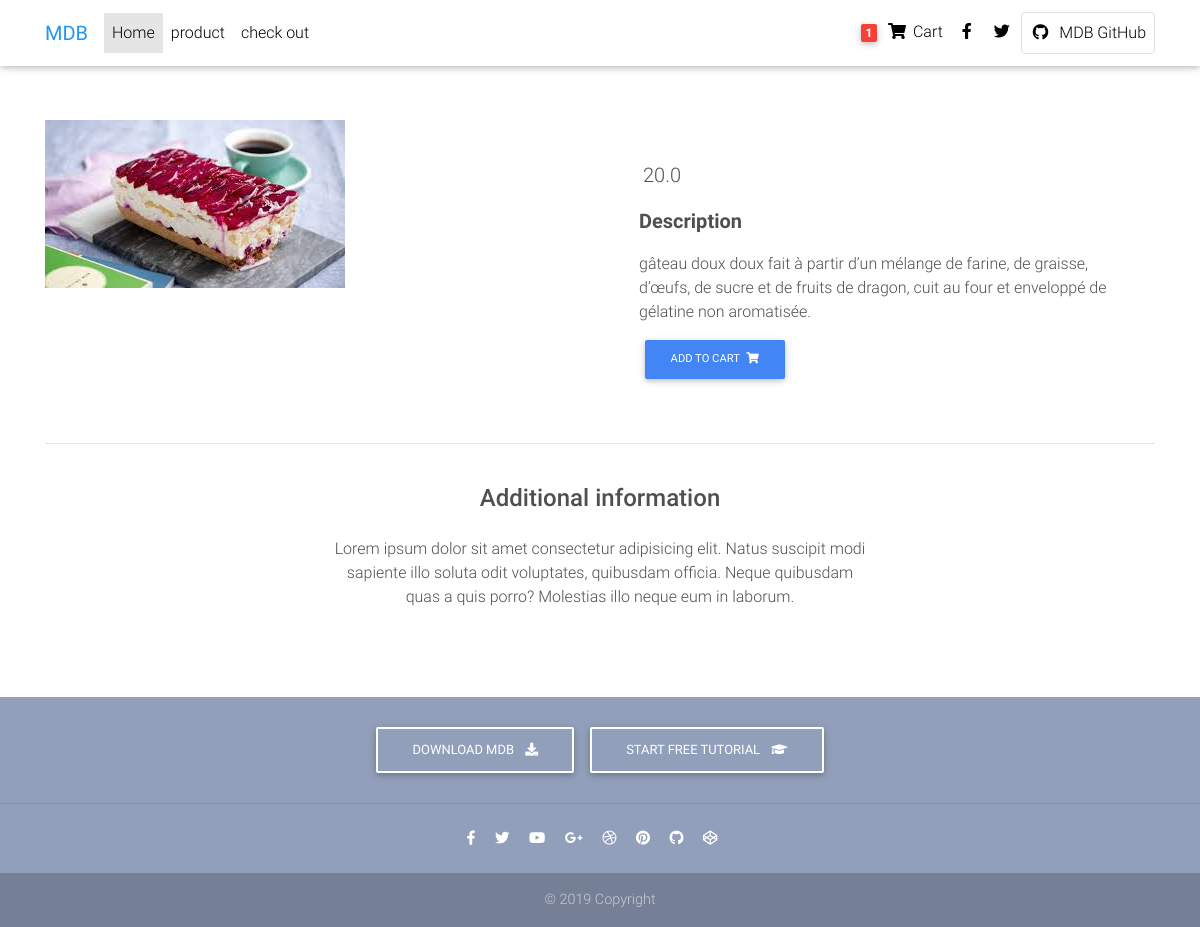
/product/cake/, run on an earlier commit of the app's database.
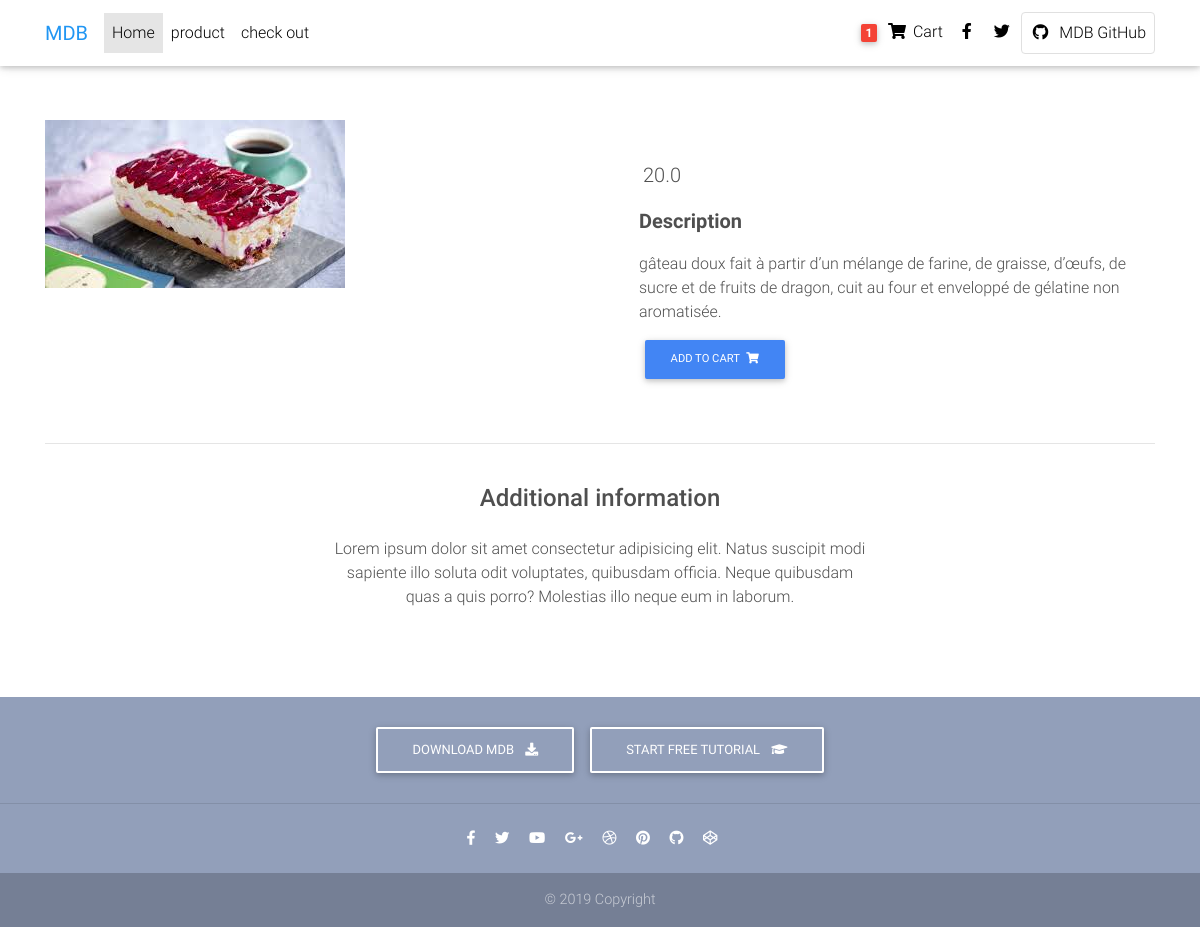
And on a later commit of the database.
### core/models.py (models this page shows, shortened)
class Product(models.Model):
    title = models.CharField(max_length=100)
    price = models.FloatField()
    discount_price = models.FloatField(blank=True, null=True)
    category = models.ForeignKey(Category, blank=True, null=True, on_delete=models.CASCADE)
    subcategory = models.ForeignKey(SubCategory, blank=True, null=True, on_delete=models.CASCADE)
    slug = models.SlugField(blank=True)
    photo = models.ImageField(upload_to="gallery",default="gallery/food.png")
    description = models.TextField(default="No description available for this product")
    additional_items = models.ManyToManyField(AdditionalItem, blank=True, null=True)
    def get_add_to_cart_url(self):
        return reverse("core:add_to_cart", kwargs={'slug': self.slug})

### core/views.py (the view)
# urls.py: path('product/<slug>/', ProductDetail.as_view(), name='product'),
class ProductDetail(DetailView):
    model = Product

### templates/core/product_detail.html (shortened to what this page needs)
{% extends "core/basic.html" %}
{% block content %}
  <nav class="navbar fixed-top navbar-expand-lg navbar-light white scrolling-navbar">
    <div class="container">
      <a class="navbar-brand waves-effect" href="https://mdbootstrap.com/docs/jquery/" target="_blank">
        <strong class="blue-text">MDB</strong>
      </a>
      <div class="collapse navbar-collapse" id="navbarSupportedContent">
        <ul class="navbar-nav mr-auto">
          <li class="nav-item active">
            <a class="nav-link waves-effect" href="/">Home
            </a>
          </li>
          <li class="nav-item">
            <a class="nav-link waves-effect" href="/product/">product</a>
          </li>
          <li class="nav-item">
            <a class="nav-link waves-effect" href="/check_out/">check out
              </a>
          </li>
        </ul>
        <ul class="navbar-nav nav-flex-icons">
          <li class="nav-item">
            <a class="nav-link waves-effect">
              <span class="badge red z-depth-1 mr-1"> 1 </span>
              <i class="fas fa-shopping-cart"></i>
              <span class="clearfix d-none d-sm-inline-block"> Cart </span>
            </a>
          </li>
          <li class="nav-item">
            <a href="https://www.facebook.com/mdbootstrap" class="nav-link waves-effect" target="_blank">
              <i class="fab fa-facebook-f"></i>
            </a>
          </li>
          <li class="nav-item">
            <a href="https://twitter.com/MDBootstrap" class="nav-link waves-effect" target="_blank">
              <i class="fab fa-twitter"></i>
            </a>
          </li>
          <li class="nav-item">
            <a href="https://github.com/mdbootstrap/bootstrap-material-design" class="nav-link border border-light rounded waves-effect"
              target="_blank">
              <i class="fab fa-github mr-2"></i>MDB GitHub
            </a>
          </li>
        </ul>
      </div>
    </div>
  </nav>
  <main class="mt-5 pt-4">
    <div class="container dark-grey-text mt-5">
      <div class="row wow fadeIn">
        <div class="col-md-6 mb-4">
            <img src="{{ object.photo.url }}" class="img-fluid" alt="">
        </div>
        <div class="col-md-6 mb-4">
          <div class="p-4">
            <p class="lead">
              <span>
                {% if object.discount_price %}
                  {{object.discount_price}}
                {% else %}
                    {{object.price}}
                {% endif %}
            </span>
            </p>
            <p class="lead font-weight-bold">Description</p>
            <p>{{object.description}}</p>
            <a href="{{object.get_add_to_cart_url}}" class="btn btn-primary btn-md my-0 p">Add to cart
              <i class="fas fa-shopping-cart ml-1"></i>
            </a>
          </div>
        </div>
      </div>
      <hr>
      <div class="row d-flex justify-content-center wow fadeIn">
        <div class="col-md-6 text-center">
          <h4 class="my-4 h4">Additional information</h4>
          <p>Lorem ipsum dolor sit amet consectetur adipisicing elit. Natus suscipit modi sapiente illo soluta odit
            voluptates,
            quibusdam officia. Neque quibusdam quas a quis porro? Molestias illo neque eum in laborum.</p>
        </div>
      </div>
      <div class="row wow fadeIn">
        <div class="col-lg-4 col-md-12 mb-4">
        </div>
        <div class="col-lg-4 col-md-6 mb-4">
        </div>
        <div class="col-lg-4 col-md-6 mb-4">
        </div>
      </div>
    </div>
  </main>
{% endblock content %}

What changed in the data, as far as the page shows it:
changed Product: description "gâteau doux doux fait à partir d’un…" → "gâteau doux fait à partir d’un mélange de farine, de graisse, d’œufs, de sucre et de fruits de dragon, cuit au four et enveloppé de gélatine non aromatisée."
